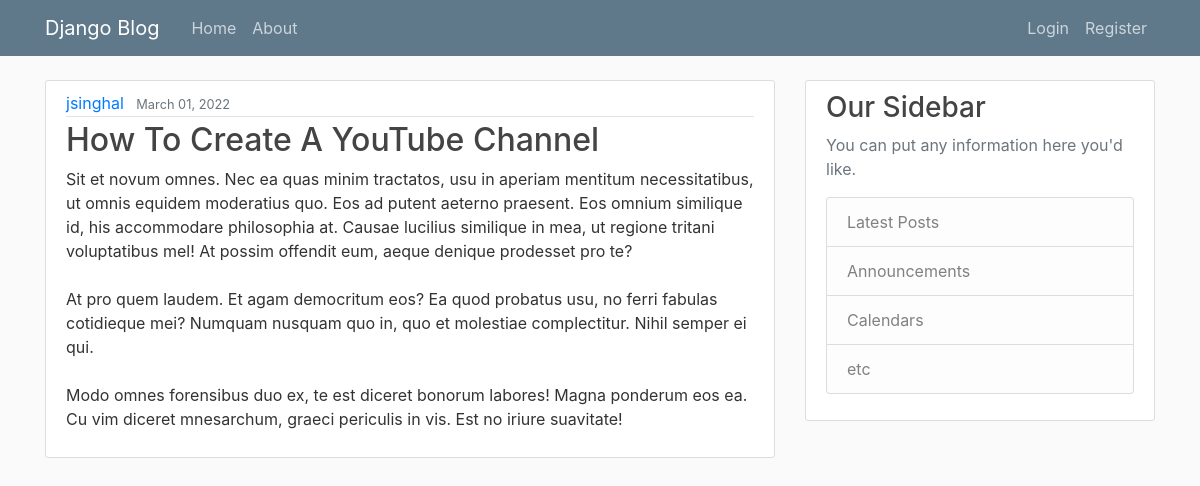
The page /31/detail/ on the database its author committed.
### blog/models.py (models this page shows, shortened)
class Post(models.Model):
    title = models.CharField(max_length=100)
    content = models.TextField()
    date_posted = models.DateTimeField(default=timezone.now)
    author = models.ForeignKey(User, on_delete=models.CASCADE)

### blog/views.py (the view)
# urls.py: path('<str:pk>/detail/', views.detailBlog, name="blog-detail"),
def detailBlog(request, pk):
    post = get_object_or_404(Post, pk=pk)
    return render(request, "blog/blogDetail.html", {'post': post})

### blog/templates/blog/blogDetail.html (shortened to what this page needs)
{% extends "blog/base.html" %} {% block content %}
<article class="media content-section">
  <div class="media-body">
    <div class="article-metadata">
      <a class="mr-2" href="{% url 'specific-user-blogs' post.author %}">{{ post.author }}</a>
      <small class="text-muted">{{ post.date_posted|date:"F d, Y" }}</small>
    </div>
    <h2 class="article-title">{{ post.title }}</h2>
    <p class="article-content">{{ post.content }}</p>
  </div>
</article>
{% endblock content %}

### blog/static/blog/main.css (style rules this page uses)
body { background: #fafafa; color: #333333; margin-top: 5rem; }
h1, h2, h3, h4, h5, h6 { color: #444444; }
.content-section { background: #ffffff; padding: 10px 20px; border: 1px solid #dddddd; border-radius: 3px; margin-bottom: 20px; }
.article-title { color: #444444; }
.article-content { white-space: pre-line; }
.article-metadata { padding-bottom: 1px; margin-bottom: 4px; border-bottom: 1px solid #e3e3e3; }

### rows shown on the page
Post: author "jsinghal", date_posted "March 01, 2022", title "How To Create A YouTube Channel", content "Sit et novum omnes. Nec ea quas minim tractatos, usu in aperiam mentitum necessitatibus, ut omnis equidem moderatius quo. Eos ad putent aeterno praesent. Eos omnium similique id, his accommodare philosophia at. Causae lucilius similique in mea, ut regione tritani voluptatibus mel! At possim offendit eum, aeque denique prodesset pro te? At pro quem laudem. Et agam democritum eos? Ea quod probatus usu, no ferri fabulas cotidieque mei? Numquam nusquam quo in, quo et molestiae complectitur. Nihil semper ei qui. Modo omnes forensibus duo ex, te est diceret bonorum labores! Magna ponderum eos ea. Cu vim diceret mnesarchum, graeci periculis in vis. Est no iriure suavitate!"
